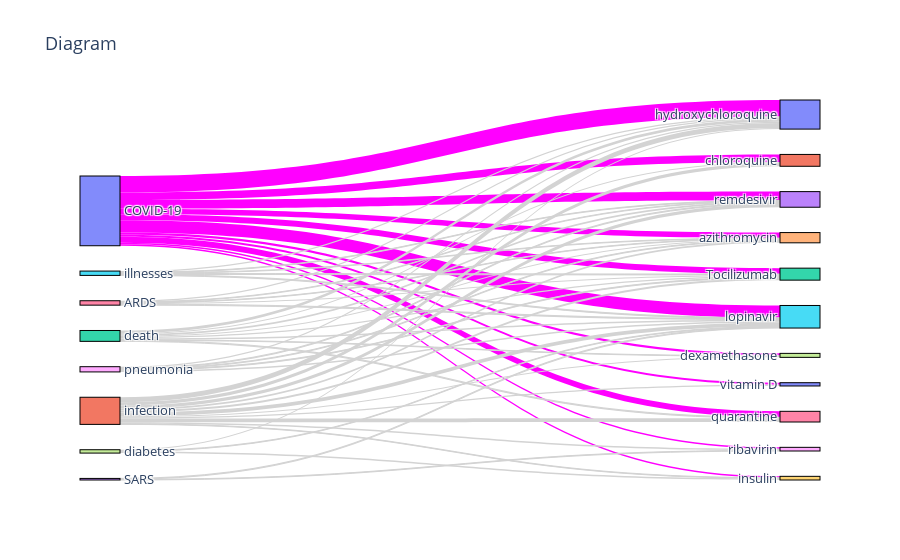

Here is the notebook cell this chart was saved with:
### Code cell
import plotly.graph_objects as go

threshold = 100
highlite1 = [0]
highlite2 = set()

all_nodes = list(left_map.values()) + list(right_map.values())
source_indices = list(range(len(left_map)))
target_indices = list(range(len(left_map),len(left_map)+len(right_map)))

s, t, v, c = [], [], [], []

for i in left_map.keys():
    for j in right_map.keys():
        if matrix[i,j] > threshold:
            s.append(i)
            t.append(len(left_map)+j)
            v.append(matrix[i,j])
            c.append('magenta' if j in highlite2 or i in highlite1 else 'lightgrey')

fig = go.Figure(data=[go.Sankey(
    # Define nodes
    node = dict(
    pad = 40,
    thickness = 40,
    line = dict(color = "black", width = 1.0),
    label =  all_nodes,
    #color =  "blue"
    ),

    # Add links
    link = dict(
    source =  s,
    target =  t,
    value =  v,
    color = c
))])

fig.update_layout(title_text='Diagram',
                font_size=13)
fig.show()

### Figure 1 — Plotly figure (JSON) as saved in the notebook; plotly's stock layout.template omitted (floating-point values rounded to 4 significant figures)
{"data": [{"link": {"color": ["magenta", "magenta", "magenta", "magenta", "magenta", "magenta", "magenta", "magenta", "magenta", "magenta", "magenta", "lightgrey", "lightgrey", "lightgrey", "lightgrey", "lightgrey", "lightgrey", "lightgrey", "lightgrey", "lightgrey", "lightgrey", "lightgrey", "lightgrey", "lightgrey", "lightgrey", "lightgrey", "lightgrey", "lightgrey", "lightgrey", "lightgrey", "lightgrey", "lightgrey", "lightgrey", "lightgrey", "lightgrey", "lightgrey", "lightgrey", "lightgrey", "lightgrey", "lightgrey", "lightgrey", "lightgrey", "lightgrey", "lightgrey", "lightgrey", "lightgrey", "lightgrey", "lightgrey", "lightgrey", "lightgrey"], "source": [0, 0, 0, 0, 0, 0, 0, 0, 0, 0, 0, 1, 1, 1, 1, 1, 1, 1, 1, 1, 1, 1, 2, 2, 2, 2, 2, 2, 2, 2, 3, 3, 5, 5, 5, 5, 5, 6, 6, 6, 6, 6, 7, 7, 7, 8, 8, 8, 8, 8], "target": [10, 11, 12, 13, 14, 15, 16, 17, 18, 19, 20, 10, 11, 12, 13, 14, 15, 16, 17, 18, 19, 20, 10, 11, 12, 13, 14, 15, 16, 17, 15, 18, 10, 12, 13, 14, 15, 10, 12, 13, 14, 15, 10, 15, 19, 10, 12, 13, 14, 15], "value": [3100, 1434, 1105, 1652, 1036, 2313, 1136, 443, 283, 265, 390, 951, 600, 371, 610, 339, 716, 700, 208, 282, 113, 229, 526, 201, 245, 287, 213, 296, 181, 102, 171, 127, 244, 178, 120, 102, 174, 218, 211, 115, 104, 185, 195, 127, 313, 256, 153, 164, 139, 275]}, "node": {"label": ["COVID-19", "infection", "death", "SARS", "CA", "illnesses", "ARDS", "diabetes", "pneumonia", "influenza", "hydroxychloroquine", "chloroquine", "Tocilizumab", "remdesivir", "azithromycin", "lopinavir", "quarantine", "dexamethasone", "ribavirin", "insulin", "vitamin D"], "line": {"color": "black", "width": 1}, "pad": 40, "thickness": 40}, "type": "sankey"}], "layout": {"font": {"size": 13}, "title": {"text": "Diagram"}}}
